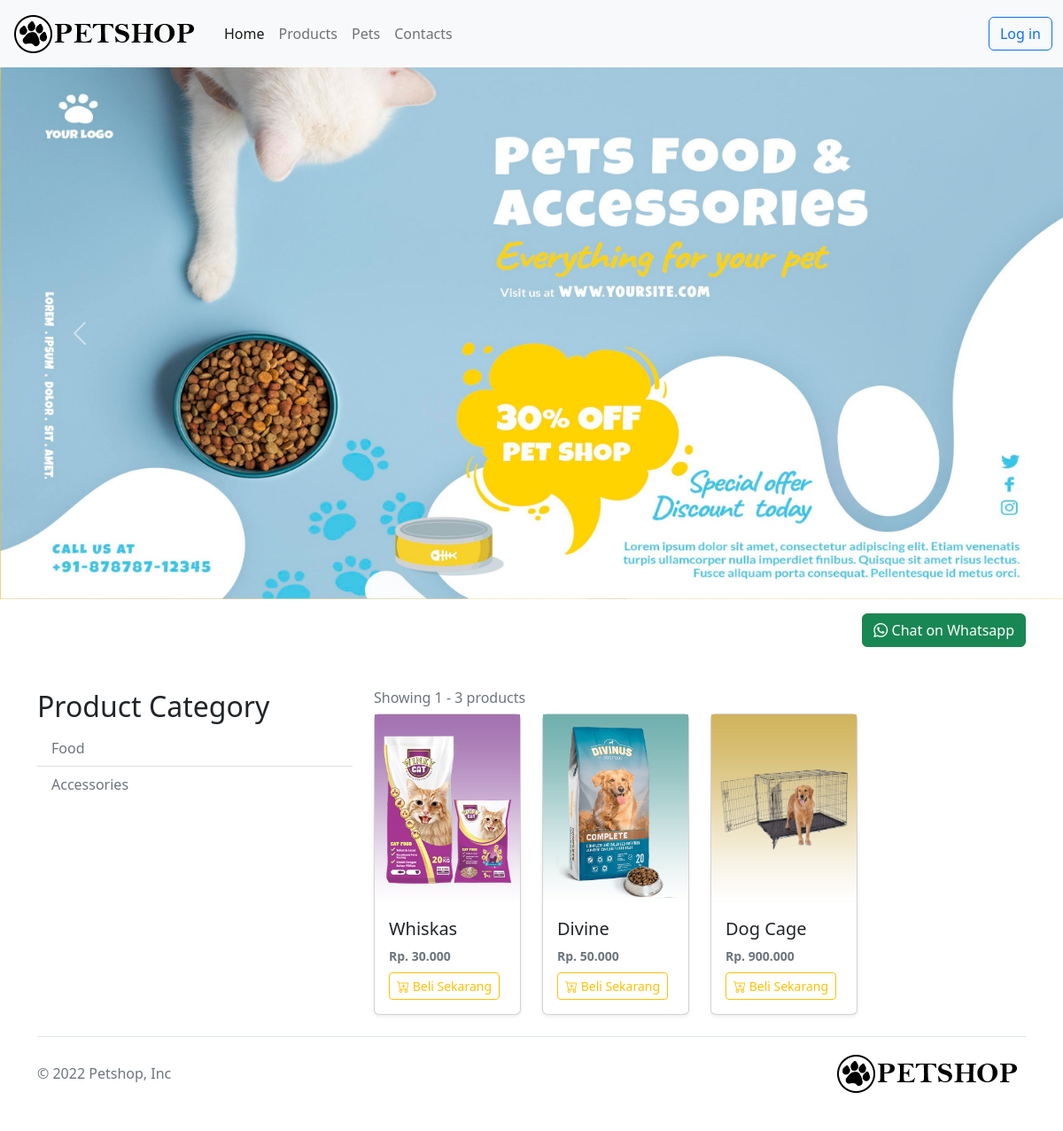
Screenshot of /pages/products.php with the database file from the repository.
### tables this page shows
CREATE TABLE `product_category` (
  `id` int(11) NOT NULL,
  `nama` varchar(255) DEFAULT NULL
);

CREATE TABLE `product` (
  `id` int(11) NOT NULL,
  `nama` varchar(255) DEFAULT NULL,
  `id_kategori` int(11) DEFAULT NULL,
  `harga` double DEFAULT NULL,
  `deskripsi` text DEFAULT '',
  `foto` text DEFAULT ''
);

### pages/products.php (the view, shortened to what this page needs)
<?php
include_once("../config/layout.php");
?>
<div class="container d-flex justify-content-end mt-3">
<a href="https://wa.me/123456789?text=I'm%20interested%20in%20your%product%20for%20sale" class="btn btn-success">
  <i class="bi bi-whatsapp"></i> Chat on Whatsapp
</a>
</div>
<div class="container mt-5" id="featured-3">
  <div class="row">
    <div class="feature col-md-4">
      <h3 class="fs-2">Product Category</h3>
      <ul class="list-group list-group-flush just">
        <?php
            $db = dbConnect();
            $sql = "SELECT * FROM product_category";
            $res = mysqli_query($db, $sql);
            if($res)
            {
                $data = $res->fetch_all(MYSQLI_ASSOC);
                foreach($data as $row)
                {
                    ?>
                      <li class="list-group-item"><a href="#" class="link-secondary text-decoration-none"><?php echo $row["nama"] ?></a></li>
                    <?php
                }
            }
        ?>
      </ul>
    </div>
    <?php
        $db = dbConnect();
        $sql = "SELECT * FROM product";
        $res = mysqli_query($db, $sql);
        $sql_count = "SELECT COUNT(*) as product FROM product";
        $res_count = mysqli_query($db, $sql_count);
        if($res_count)
        {
            $jml_product = $res_count->fetch_assoc();
        }
    ?>
    <div class="feature col-md-8">
      <?php
        if($res->num_rows == 0)
        {
            echo "<h5 class='fs-6 text-secondary'>Tidak Ada Data</h5>";
        } else {
            echo "<h5 class='fs-6 text-secondary'>Showing 1 - ".$jml_product["product"]." products</h5>";
        }
      ?>
      <div class="row row-cols-1 row-cols-sm-2 row-cols-md-4 g-4">
          <?php
              if($res)
              {
                  $data = $res->fetch_all(MYSQLI_ASSOC);
                  foreach($data as $row)
                  {
                      ?>
                      <div class="col">
                          <div class="card shadow-sm">
                            <img src="../assets/images/<?php echo $row["foto"] ?>" alt="food1">
                            <div class="card-body">
                                <h5 class="card-title"><a href="#" class="link-dark text-decoration-none"><?php echo $row["nama"] ?></a></h5>
                                <small class="text-muted"><b>Rp. <?php echo number_format($row["harga"],0,',','.') ?></b></small>
                                <div class="btn-group">
                                  <a href="product-detail.php?id=<?php echo "$row[id]" ?>" class="btn btn-sm btn-outline-warning mt-2"><i class="bi bi-cart-plus"></i> Beli Sekarang</a>
                                </div>
                            </div>
                          </div>
                        </div>
                      <?php
                  }
              }
            ?>
      </div>
    </div>
  </div>
</div>

### config/layout.php (style rules this page uses)
* { font-family: 'Segoe UI', Tahoma, Geneva, Verdana, sans-serif; }

### rows the page displays
product_category: nama "Food"
product_category: nama "Accessories"
product: foto (picture), nama "Whiskas", harga "30.000"
product: foto (picture), nama "Divine", harga "50.000"
product: foto (picture), nama "Dog Cage", harga "900.000"

### other values shown
$jml_product["product"] "3"
